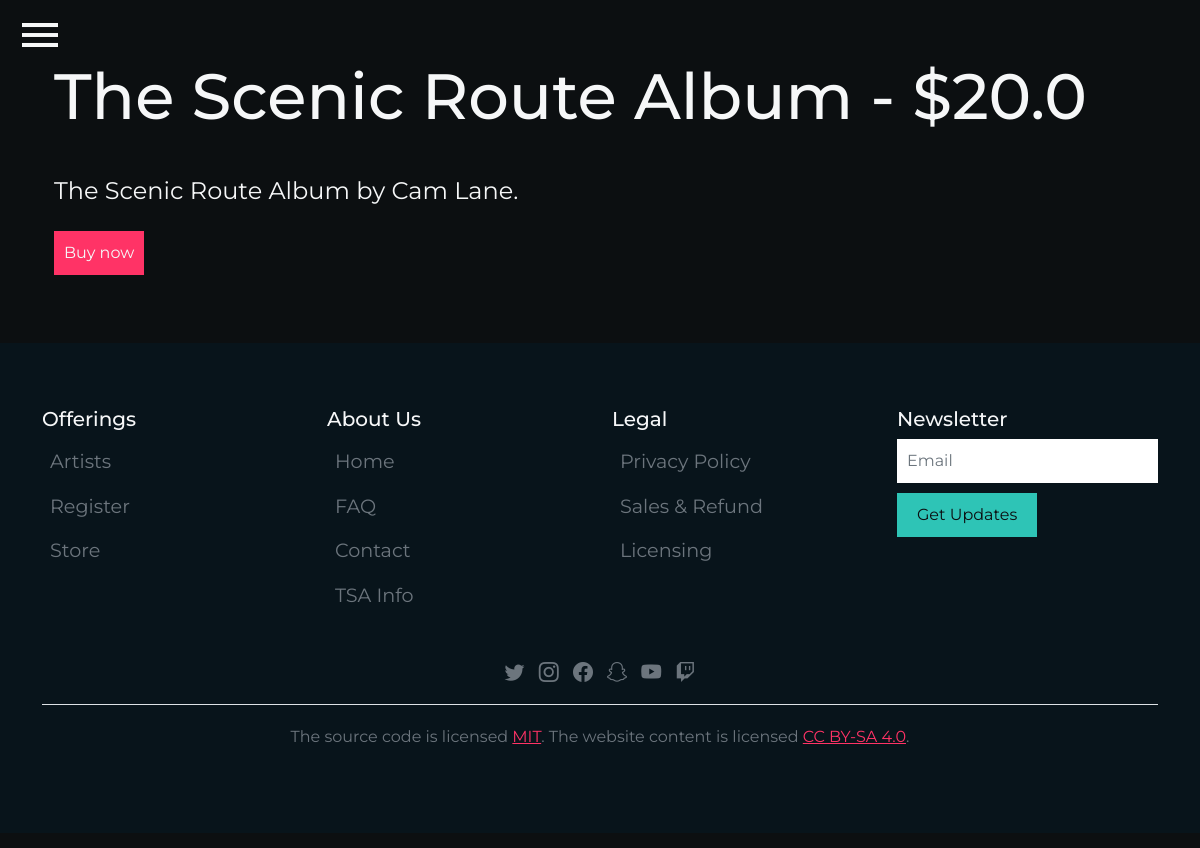
/items/56, run on the app's committed database.
### app/models.py (models this page shows, shortened)
class Item(db.Model):
    id = db.Column(db.Integer, primary_key=True)
    name = db.Column(db.String(80), nullable=False)
    description = db.Column(db.Text)
    price = db.Column(db.Float, nullable=False)
    image_file = db.Column(db.String(80))
    tags = db.relationship('Tag', secondary=tags_link)

### app/views.py (the view)
@app.route('/items/<int:id>', methods=['GET', 'POST'])
def item(id):
    newsletter_form = NewsletterForm()
    if newsletter_form.validate_on_submit():
        print(newsletter_form.email.data)
    item = Item.query.get(id)
    return render_template('item.html', title=f'{item.name} | Store' , item=item, newsletter_form=newsletter_form)

### app/forms.py
class NewsletterForm(FlaskForm):
    email = StringField('email', validators=[Email(), DataRequired()], id='newsletter-email-box')
    submit = SubmitField('Get Updates', id='newsletter-submit-box')

### app/templates/item.html (shortened to what this page needs)
{% extends 'base.html' %}
{% block content %}
<div class="container">
    <section class="container my-5">
        <h1>{{ item.name }} - ${{item.price}}</h1>
        <p>{{ item.description }}</p>
        <button type="button" class="red-btn">Buy now</button>
    </section>
</div>
{% endblock %}

### app/static/css/base.css (style rules this page uses)
:root { --navbarWidth: 300px; --rich-black: #0c0f11; --neon-blue: #6874E8; --radical-red: #FF3366; --radical-red-alt: #fd8ea9; --tiffany-blue: #2EC4B6; --cultured: #F6F7F8; --prussian-blue: #08141b; }
body { min-height: 100vh; background-color: var(--rich-black); color: var(--cultured); font-family: 'Montserrat', sans-serif; overflow-x: hidden; }
.red-btn { background-color: var(--radical-red); display: block; padding: 10px; font-size: 1em; border: none; color: var(--cultured); }
section { padding-top: 10px; padding-bottom: 20px; }
h1 { font-size: 4em; }
p { line-height: 2; }
section p, section a { font-size: 1.5em; }
input[type=text] { border: none; border-radius: 0; padding: 10px; margin-bottom: 10px; }
input[type=submit] { border: none; background-color: var(--tiffany-blue); color: var(--rich-black); padding: 10px 20px; }

### data on the page
Item: name "The Scenic Route Album", price "20.0", description "The Scenic Route Album by Cam Lane."
